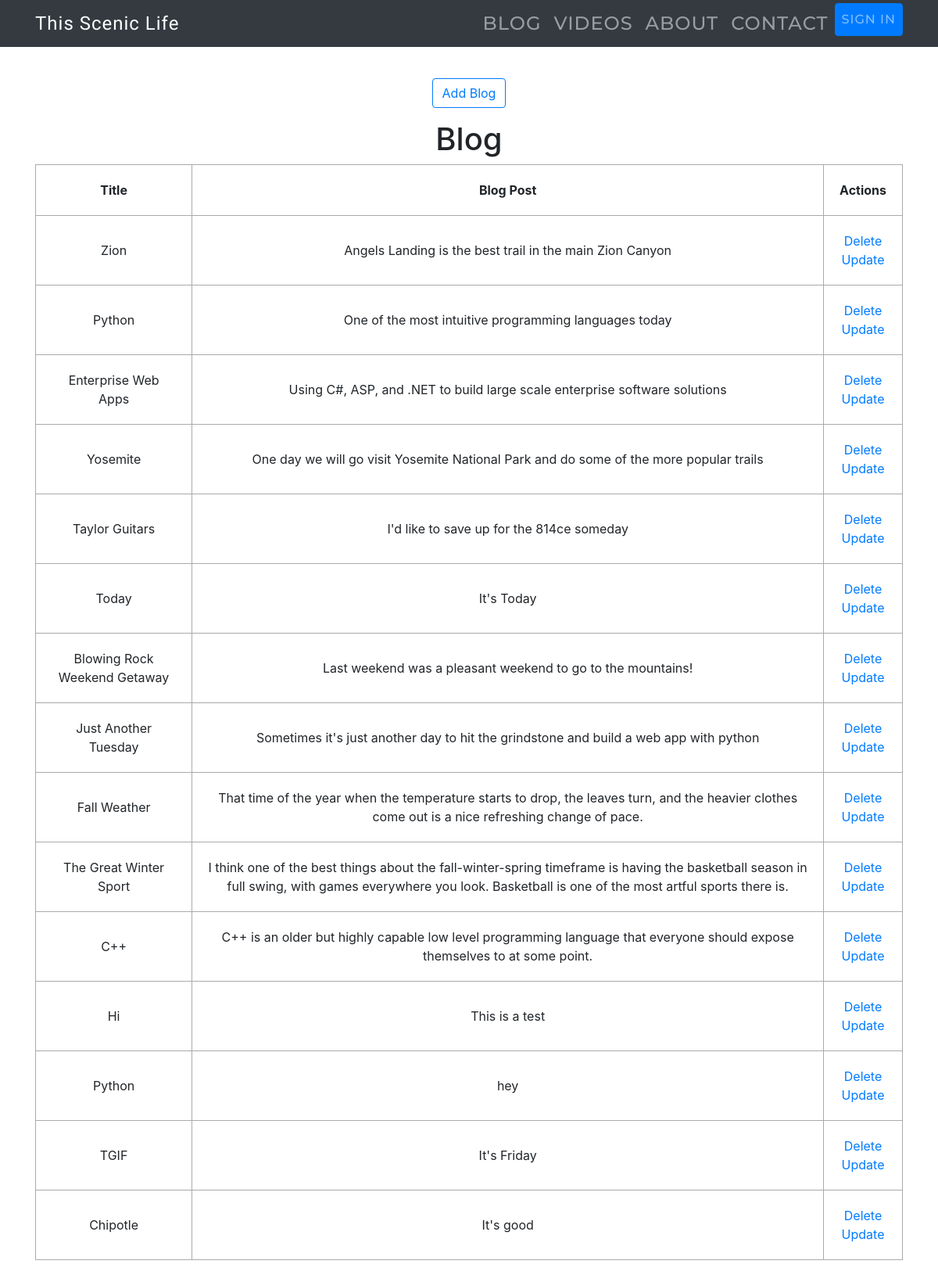
Screenshot of /blog/ with the database file from the repository.
### app.py (models this page shows, shortened)
class Blog(db.Model):
    id = db.Column(db.Integer, primary_key=True)
    title = db.Column(db.Text, nullable=False)
    content = db.Column(db.Text, nullable=False)
    date_published = db.Column(
        db.DateTime, nullable=False, default=datetime.utcnow)
    category_id = db.Column(db.Integer, db.ForeignKey('category.id'),
                            nullable=False)
    category = db.relationship('Category',
                               backref=db.backref('blogs', lazy=True))

### app.py (the view)
@app.route('/blog/', methods=['POST', 'GET'])
def add_blog():
    if request.method == 'POST':
        blog_title = request.form['title']
        blog_content = request.form['content']
        blog_category = request.form['category']
        new_category = Category(name=blog_category)
        new_blog = Blog(title=blog_title, content=blog_content,
                        category=new_category)
        try:
            db.session.add(new_blog)
            db.session.commit()
            return redirect('/blog/')
        except:
            return 'There was an issue adding your blog post'
    else:
        blogs = Blog.query.order_by(Blog.date_published).all()
        return render_template('blog.html', blogs=blogs)

### templates/blog.html (shortened to what this page needs)
{% extends 'base.html' %}
{% block body %}
<div id="tippytop">
    <div class="form-group">
        <div class="col-md-12 text-center">
            <a class="btn btn-outline-primary btn-md" id="addblogbutton" href="{{ url_for('createblog') }}">Add
                Blog</a>
        </div>
    </div>
    <div class="container" id="blog-table">
        <div class="row">
            <div class="col">
                <h1 style="text-align: center">Blog</h1>
                {% if blogs|length < 1 %}
                <h4 style="text-align: center">There are no blogs. Create one below!</h4>
                {% else %}
                <table>
                    <tr>
                        <th>Title</th>
                        <th>Blog Post</th>
                        <th>Actions</th>
                    </tr>
                    {% for blog in blogs %}
                    <tr>
                        <td>{{ blog.title }}</td>
                        <td>{{ blog.content }}</td>
                        <td>
                            <a href="/delete/{{blog.id}}">Delete</a>
                            <br>
                            <a href="/update/{{blog.id}}">Update</a>
                        </td>
                    </tr>
                    {% endfor %}
                </table>
                {% endif %}
            </div>
        </div>
    </div>
</div>
{% endblock %}

### templates/base.html (shortened to what this page needs)
<!DOCTYPE html>
<html lang="en">
<head>
  <link rel="stylesheet" href="https://use.fontawesome.com/releases/v5.6.3/css/all.css"
 />
  <link rel="stylesheet" href="https://stackpath.bootstrapcdn.com/bootstrap/4.3.1/css/bootstrap.min.css"
>
  <link rel="stylesheet" href="{{url_for('static', filename='css/main.css')}}">
</head>
<body>
  {% block navbar %}
  <nav id="mainNavbar" class="navbar navbar-dark navbar-expand-lg py-1 fixed-top" style="background-color: #343a40">
    <div class="container"><a class="navbar-brand" href="{{ url_for('index') }}">This Scenic Life</a>
      <div class="collapse navbar-collapse" id="navbarSupportedContent">
        <ul class="navbar-nav ml-auto">
          <li class="nav-item">
            <a class="nav-link" href="{{ url_for('blog') }}">Blog</a>
          </li>
          <li class="nav-item">
            <a class="nav-link" href="{{ url_for('videos') }}">Videos</a>
          </li>
          <li class="nav-item">
            <a class="nav-link" href="{{ url_for('about') }}">About</a>
          </li>
          <li class="nav-item">
            <a class="nav-link" href="{{ url_for('contact') }}">Contact</a>
          </li>
          <li clas="nav-item"><a class="nav-link btn btn-outline btn-primary" id="login"
              href="{{ url_for('signin') }}">Sign
              In</a>
          </li>
        </ul>
      </div>
    </div>
  </nav>
  {% endblock %}
  {% block body %} {% endblock %}
</body>
</html>

### static/css/main.css (style rules this page uses)
html { scroll-behavior: smooth; }
#mainNavbar { font-size: 1.5rem; font-weight: 100; }
#mainNavbar .navbar-brand { color: rgb(255, 255, 255); font-family: "Kaushan Script"; font-weight: 200; font-size: 1.5rem; text-transform: none; }
.navbar a { font-family: "Montserrat", "Helvetica Neue", Helvetica, Arial, cursive; text-decoration: none; text-transform: uppercase; font-weight: 500; letter-spacing: 1px; color: white; }
.nav-item { font-family: "Montserrat", "Helvetica Neue", Helvetica, Arial, sans-serif; text-transform: uppercase; font-weight: 500; letter-spacing: 1px; }
#blog-table { padding-bottom: 4rem; }
table, td, th { border: 1px solid #aaa; }
table { border-collapse: collapse; width: 100%; }
th { height: 30px; }
th, td { text-align: center; padding: 20px; }
#tippytop { margin-top: 100px; }

### rows the page displays
Blog: title "Zion", content "Angels Landing is the best trail in the main Zion Canyon"
Blog: title "Python", content "One of the most intuitive programming languages today"
Blog: title "Enterprise Web Apps", content "Using C#, ASP, and .NET to build large scale enterprise software solutions"
Blog: title "Yosemite", content "One day we will go visit Yosemite National Park and do some of the more popular trails"
Blog: title "Taylor Guitars", content "I'd like to save up for the 814ce someday"
Blog: title "Today", content "It's Today"
Blog: title "Blowing Rock Weekend Getaway", content "Last weekend was a pleasant weekend to go to the mountains!"
Blog: title "Just Another Tuesday", content "Sometimes it's just another day to hit the grindstone and build a web app with python"
Blog: title "Fall Weather", content "That time of the year when the temperature starts to drop, the leaves turn, and the heavier clothes come out is a nice refreshing change of pace."
Blog: title "The Great Winter Sport", content "I think one of the best things about the fall-winter-spring timeframe is having the basketball season in full swing, with games everywhere you look. Basketball is one of the most artful sports there is."
Blog: title "C++", content "C++ is an older but highly capable low level programming language that everyone should expose themselves to at some point."
Blog: title "Hi", content "This is a test"
Blog: title "Python", content "hey"
Blog: title "TGIF", content "It's Friday"
Blog: title "Chipotle", content "It's good"
